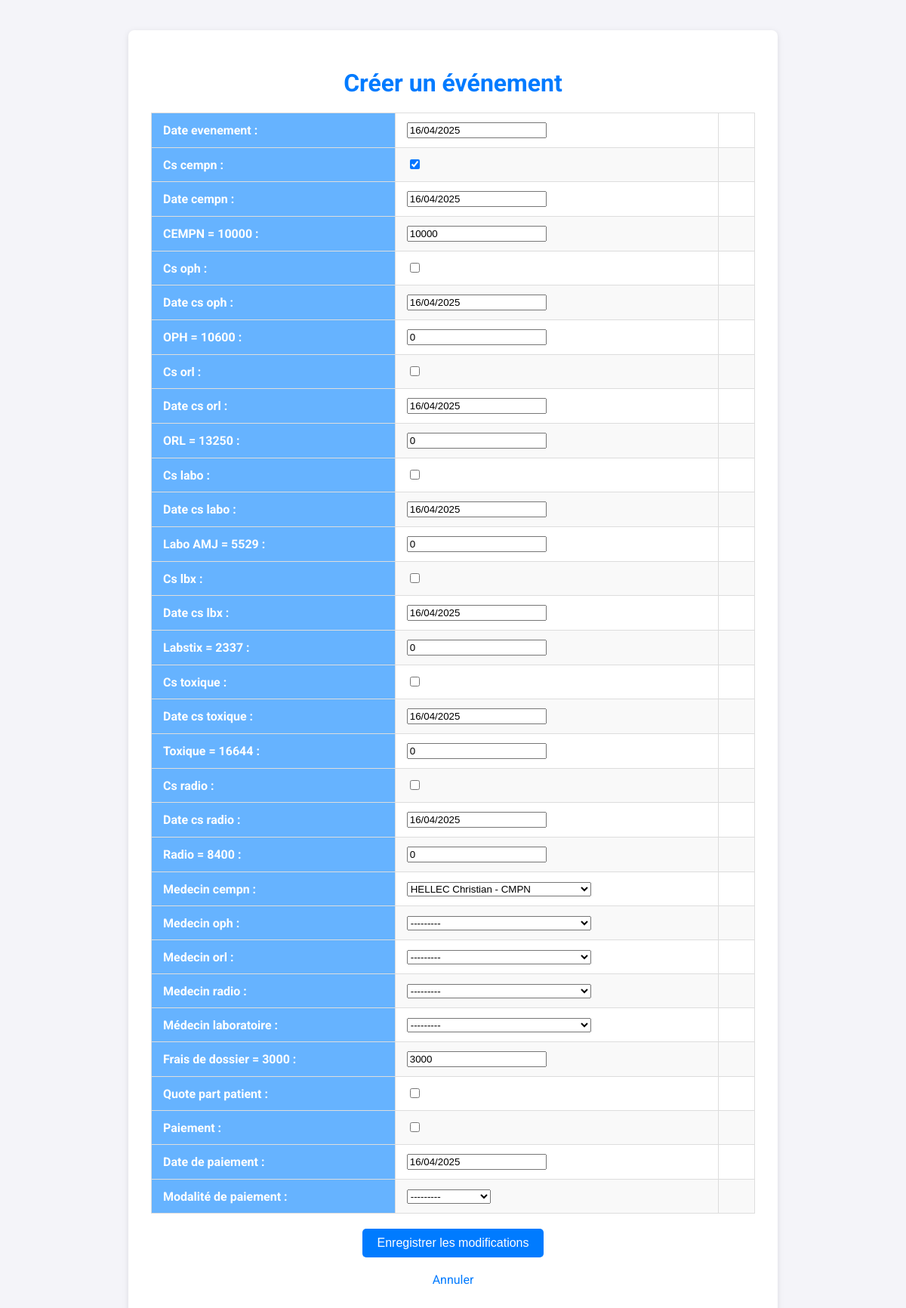
The page /evenement/13/edit/ on the database its author committed.
### expertise/models.py (models this page shows, shortened)
class FicheEvenement(models.Model):
    date_evenement = models.DateField()
    personnel = models.ForeignKey(PersonnelNavigant, on_delete=models.CASCADE, related_name='evenements', null=False, blank=False)
    bordereau = models.ForeignKey(Bordereau, on_delete=models.SET_NULL, null=True, blank=True, related_name='evenements')
    no_facture = models.CharField("Numéro de facture", max_length=50, blank=True, null=True, unique=True, editable=False)
    paiement = models.BooleanField("Paiement", default=False)
    date_paiement = models.DateField("Date de paiement", null=True, blank=True)
    modalite_paiement = models.CharField("Modalité de paiement", max_length=10, choices=[
        ('liquide', 'Liquide'), ('virement', 'Virement'), ('CB', 'Carte Bancaire'), ('Chèque', 'Chèque')],
        null=True, blank=True
    )
    honoraire_cempn = models.IntegerField("CEMPN = 10000", default=0)
    honoraire_cs_oph = models.IntegerField("OPH = 10600", default=0)
    honoraire_cs_orl = models.IntegerField("ORL = 13250", default=0)
    honoraire_cs_labo = models.IntegerField("Labo AMJ = 5529", default=0)
    honoraire_cs_lbx = models.IntegerField("Labstix = 2337", default=0)
    honoraire_cs_radio = models.IntegerField("Radio = 8400", default=0)
    honoraire_cs_toxique = models.IntegerField("Toxique = 16644", default=0)
    frais_dossier = models.IntegerField("Frais de dossier = 3000", default=0)
    cs_cempn = models.BooleanField(default=False)
    cs_oph = models.BooleanField(default=False)
    cs_orl = models.BooleanField(default=False)
    cs_labo = models.BooleanField(default=False)
    cs_lbx = models.BooleanField(default=False)
    cs_radio = models.BooleanField(default=False)
    cs_toxique = models.BooleanField(default=False)
    date_cempn = models.DateField(null=True, blank=True)
    date_cs_oph = models.DateField(null=True, blank=True)
    date_cs_orl = models.DateField(null=True, blank=True)
    date_cs_labo = models.DateField(null=True, blank=True)
    date_cs_lbx = models.DateField(null=True, blank=True)
    date_cs_radio = models.DateField(null=True, blank=True)
    date_cs_toxique = models.DateField(null=True, blank=True)
    medecin_cempn = models.ForeignKey(Medecin, on_delete=models.SET_NULL, null=True, blank=True, related_name='evenements_cempn')
    medecin_oph = models.ForeignKey(Medecin, on_delete=models.SET_NULL, null=True, blank=True, related_name='evenements_oph')
    medecin_orl = models.ForeignKey(Medecin, on_delete=models.SET_NULL, null=True, blank=True, related_name='evenements_orl')
    medecin_radio = models.ForeignKey(Medecin, on_delete=models.SET_NULL, null=True, blank=True, related_name='evenements_radio')
    medecin_labo = models.ForeignKey(Medecin, on_delete=models.SET_NULL, null=True, blank=True, related_name='evenements_labo', verbose_name="Médecin laboratoire")
    quote_part_patient = models.BooleanField(default=False)
    paye_par_patient = models.IntegerField(default=0)
    total = models.IntegerField(default=0)

### expertise/views.py (the view, shortened to what this page needs)
# urls.py: path('evenement/<int:pk>/edit/', FicheEvenementUpdateView.as_view(), name='evenement_edit'),
class FicheEvenementUpdateView(UpdateView):
    model = FicheEvenement
    fields = [
        'date_evenement',
        'cs_cempn', 'date_cempn', 'honoraire_cempn',
        'cs_oph', 'date_cs_oph', 'honoraire_cs_oph',
        'cs_orl', 'date_cs_orl', 'honoraire_cs_orl',
        'cs_labo', 'date_cs_labo', 'honoraire_cs_labo',
        'cs_lbx', 'date_cs_lbx', 'honoraire_cs_lbx',
        'cs_toxique', 'date_cs_toxique', 'honoraire_cs_toxique',
        'cs_radio', 'date_cs_radio', 'honoraire_cs_radio',
        'medecin_cempn', 'medecin_oph',
        'medecin_orl', 'medecin_radio', 'medecin_labo',
        'frais_dossier', 'quote_part_patient',
        'paiement', 'date_paiement', 'modalite_paiement',
    ]
    template_name = 'expertise/evenement_form.html'
    def get_context_data(self, **kwargs):
        context = super().get_context_data(**kwargs)
        if self.object.personnel:
            context['dn'] = self.object.personnel.dn
        return context

### expertise/models.py (called while the page is built)
    def __str__(self):
        return f"{self.nom} {self.prenom} - {self.specialite}"

### expertise/templates/expertise/evenement_form.html (shortened to what this page needs)
<!DOCTYPE html>
<html lang="fr">
<head>
</head>
<body>
    <div class="container">
        <h1>Créer un événement</h1>
        <form method="post">
            <table>
                {% for field in form %}
                <tr>
                    <th>{{ field.label_tag }}</th>
                    <td>
                        {{ field }}
                    </td>
                    <td>
                    </td>
                </tr>
                {% endfor %}
            </table>
            <button type="submit">
                {% if object %}
                    Enregistrer les modifications
                {% else %}
                    Créer l'événement
                {% endif %}
            </button>
        </form>
        <p class="cancel-link">
            <a href="{% url 'personnel_detail' dn %}">Annuler</a>
        </p>
    </div>
</body>
</html>

### expertise/templates/expertise/evenement_form.html (style rules this page uses)
body { background-color: #f4f4f9; font-family: 'Roboto', sans-serif; color: #333; margin: 0; padding: 0; }
.container { max-width: 800px; margin: 40px auto; background-color: #fff; padding: 30px; border-radius: 8px; box-shadow: 0 2px 8px rgba(0, 0, 0, 0.1); }
h1 { text-align: center; color: #007BFF; margin-bottom: 20px; }
form { margin-top: 20px; }
table { width: 100%; border-collapse: collapse; margin-bottom: 20px; }
table th, table td { border: 1px solid #ddd; padding: 12px 15px; text-align: left; }
table th { background-color: #66B3FF; color: #fff; font-weight: 700; }
table tr:nth-child(even) { background-color: #f9f9f9; }
button { background-color: #007BFF; color: #fff; border: none; padding: 10px 20px; font-size: 1em; border-radius: 5px; cursor: pointer; transition: background-color 0.3s ease; display: block; margin: 0 auto; }
a { color: #007BFF; text-decoration: none; }
.cancel-link { display: block; text-align: center; margin-top: 20px; }

### rows shown on the page
FicheEvenement: form "16/04/2025" "☑" "16/04/2025" "10000" "16/04/2025" "0" "16/04/2025" "0" "16/04/2025" "0" "16/04/2025" "0" "16/04/2025" "0" "16/04/2025" "0" "HELLEC Christian - CMPN" "---------" "---------" "---------" "---------" "3000" "16/04/2025" "---------"

### other values the page prints
{{ field.label_tag }} "Date evenement :" "Cs cempn :" "Date cempn :" "CEMPN = 10000 :" "Cs oph :" "Date cs oph :" "OPH = 10600 :" "Cs orl :" "Date cs orl :" "ORL = 13250 :" "Cs labo :" "Date cs labo :" "Labo AMJ = 5529 :" "Cs lbx :" "Date cs lbx :" "Labstix = 2337 :" "Cs toxique :" "Date cs toxique :" "Toxique = 16644 :" "Cs radio :" "Date cs radio :" "Radio = 8400 :" "Medecin cempn :" "Medecin oph :" "Medecin orl :" "Medecin radio :" "Médecin laboratoire :" "Frais de dossier = 3000 :" "Quote part patient :" "Paiement :" "Date de paiement :" "Modalité de paiement :"
